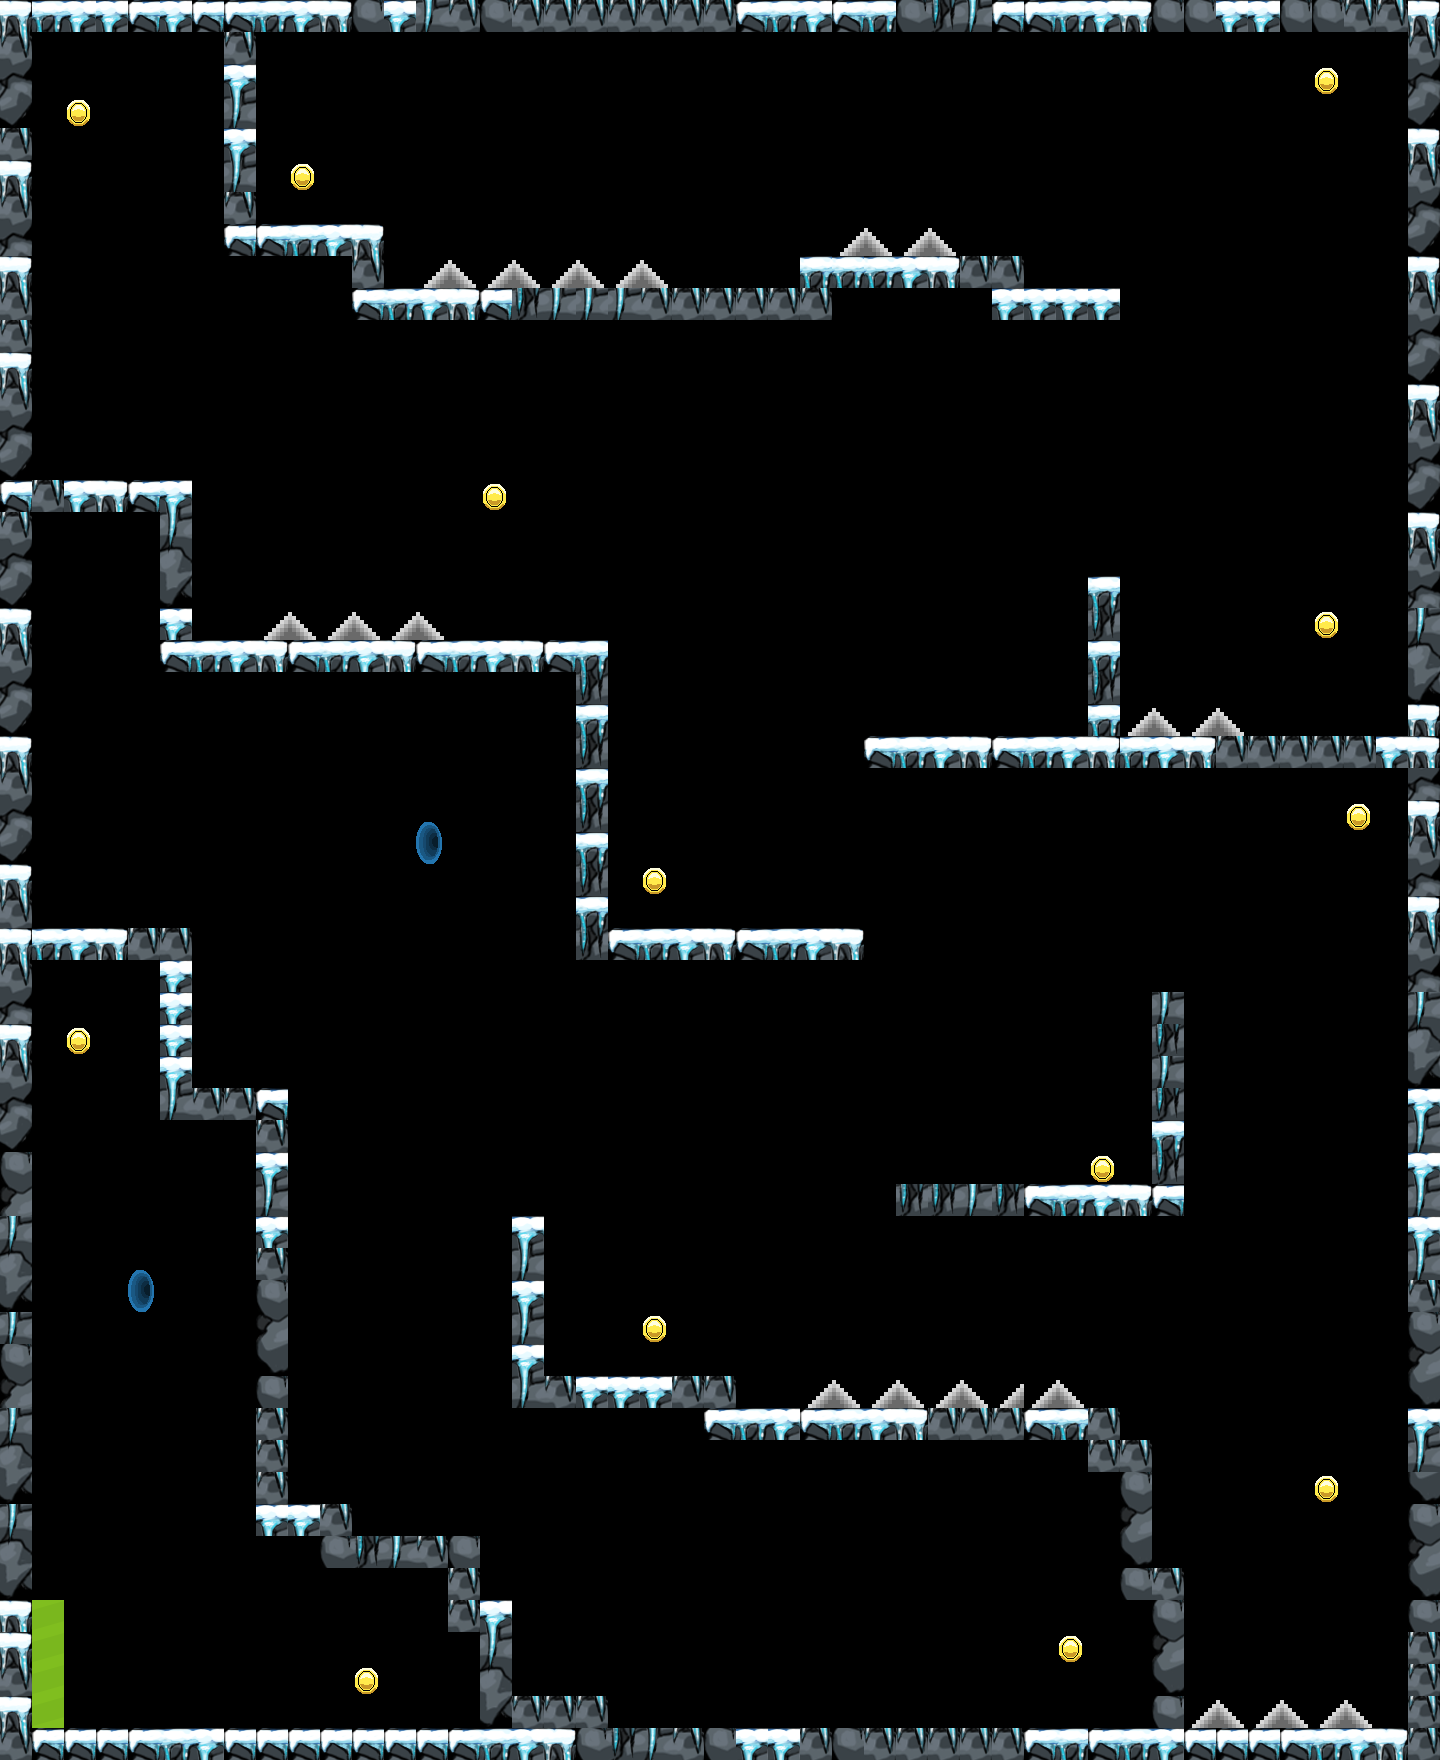

A 2D game scene composited from a Tiled map and its tileset images. What follows is a short description and the map's XML, with each tile layer's data collapsed to a summary:
An orthogonal 45x55 tile map with 32x32 px tiles, 5 tile layers (walls, exit, coins, teleports, ...), 8 tilesets.

<map version="1.10" tiledversion="1.11.2" orientation="orthogonal" renderorder="right-down" width="45" height="55" tilewidth="32" tileheight="32" infinite="0" nextlayerid="9" nextobjectid="1">
 <tileset firstgid="1" source="wall.tsx" />
 <tileset firstgid="17" source="tiles_spritesheet.tsx" />
 <tileset firstgid="829" source="cash.tsx" />
 <tileset firstgid="830" source="lava.tsx" />
 <tileset firstgid="831" source="move_wall.tsx" />
 <tileset firstgid="847" source="spike.tsx" />
 <tileset firstgid="849" source="portal2.tsx" />
 <tileset firstgid="850" source="portalsSpriteSheet.tsx" />
 <layer id="1" name="walls" width="45" height="55">
  <data>[2475 cells, 389 non-empty, 14 distinct tile ids]</data>
 </layer>
 <layer id="2" name="exit" width="45" height="55">
  <data>[2475 cells, 4 non-empty, 1 distinct tile ids]</data>
 </layer>
 <layer id="3" name="coins" width="45" height="55">
  <data>[2475 cells, 13 non-empty, 1 distinct tile ids]</data>
 </layer>
 <layer id="7" name="teleports" width="45" height="55">
  <data>[2475 cells, 2 non-empty, 1 distinct tile ids]</data>
 </layer>
 <layer id="8" name="spikes" width="45" height="55">
  <data>[2475 cells, 37 non-empty, 2 distinct tile ids]</data>
 </layer>
</map>
